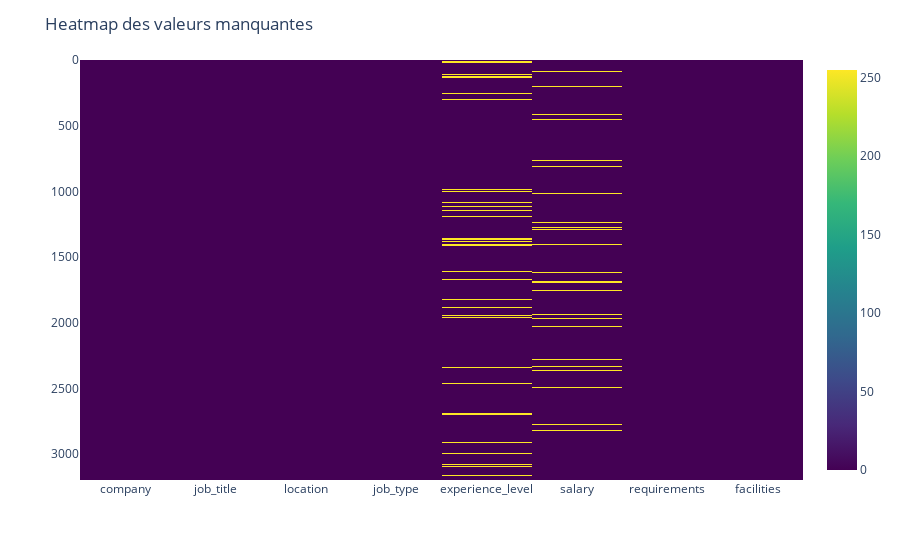

Write notebook code for a chart like this one.
### Code cell
# Créer la heatmap des valeurs manquantes
fig = px.imshow(df.isnull(), color_continuous_scale='Viridis')
fig.update_layout(title_text='Heatmap des valeurs manquantes')
fig.show()

### Figure 1 — Plotly figure (JSON) as saved in the notebook; plotly's stock layout.template omitted (floating-point values rounded to 4 significant figures; data arrays with more than 128 entries replaced by an {"elided": "..."} marker saying what was removed)
{"data": [{"coloraxis": "coloraxis", "hovertemplate": "x: %{x}<br>y: %{y}<br>color: %{z}<extra></extra>", "name": "0", "type": "heatmap", "x": ["company", "job_title", "location", "job_type", "experience_level", "salary", "requirements", "facilities"], "xaxis": "x", "y": {"elided": "2996 int values"}, "yaxis": "y", "z": {"elided": "2996x8 int values"}}], "layout": {"autosize": true, "coloraxis": {"colorscale": [[0, "#440154"], [0.1111, "#482878"], [0.2222, "#3e4989"], [0.3333, "#31688e"], [0.4444, "#26828e"], [0.5556, "#1f9e89"], [0.6667, "#35b779"], [0.7778, "#6ece58"], [0.8889, "#b5de2b"], [1, "#fde725"]]}, "margin": {"t": 60}, "title": {"text": "Heatmap des valeurs manquantes"}, "xaxis": {"anchor": "y", "autorange": true, "constrain": "domain", "domain": [0, 1], "range": [-0.5, 7.5], "scaleanchor": "y", "type": "category"}, "yaxis": {"anchor": "x", "autorange": true, "constrain": "domain", "domain": [0, 1], "range": [3198.0, -0.5], "type": "linear"}}}
